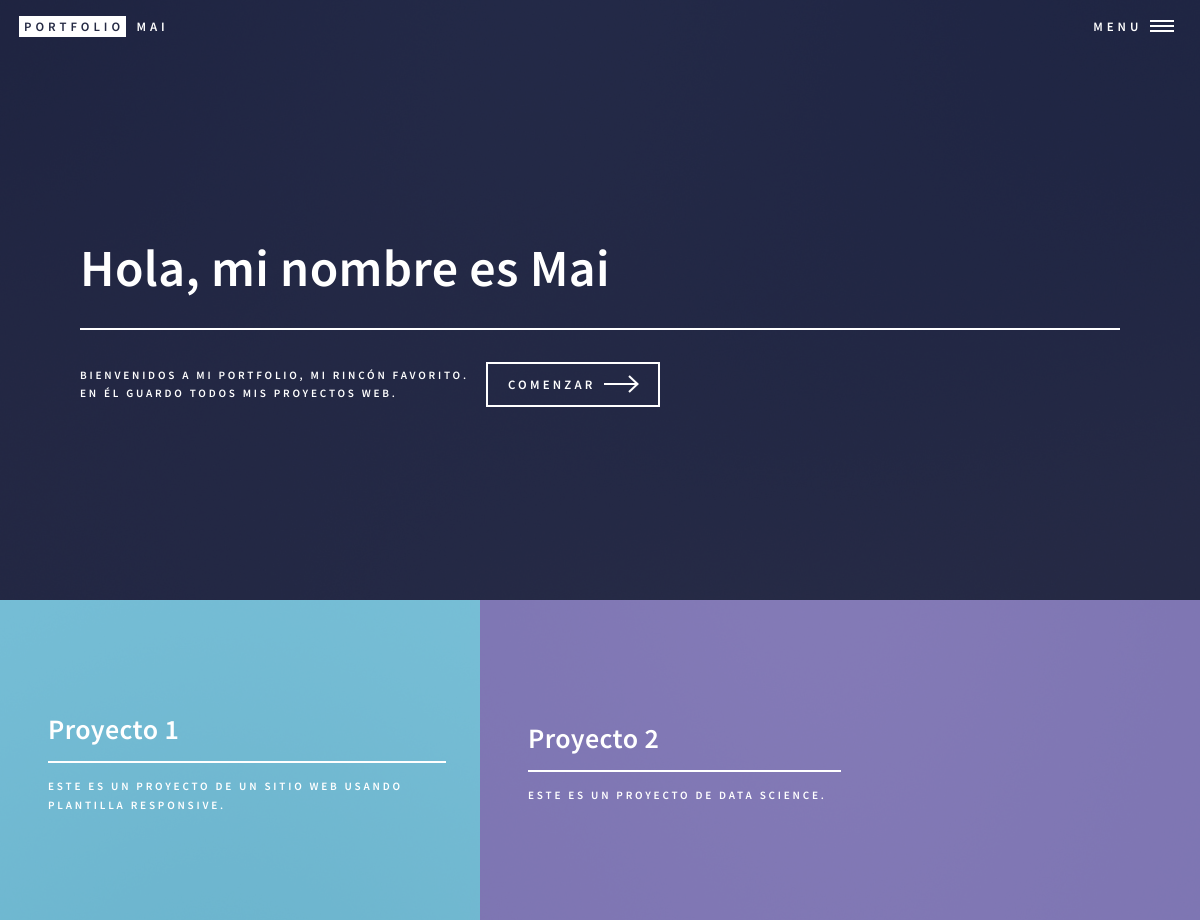
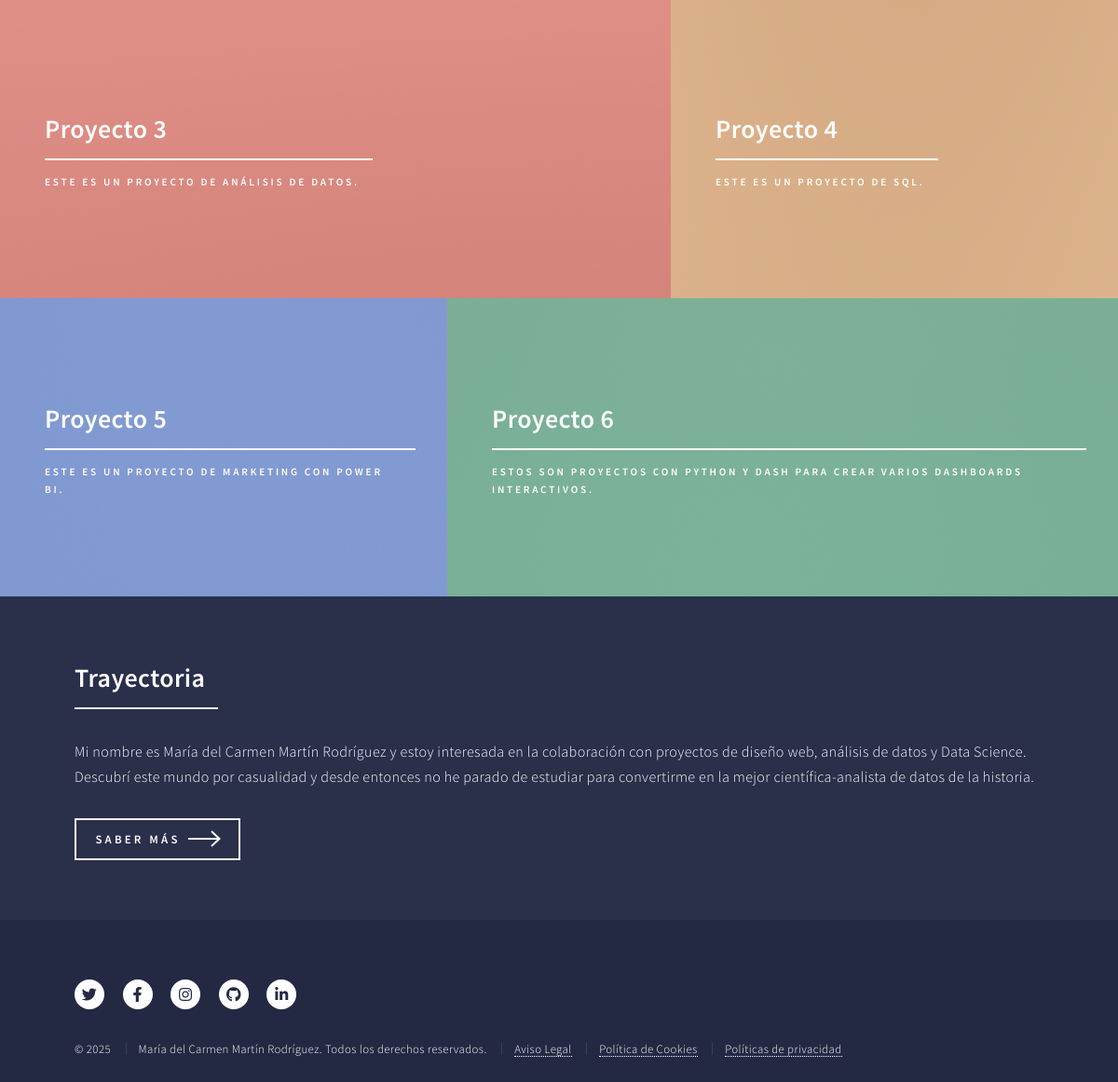
The page / on the database its author committed (2 pictures, top to bottom).
### proyectos/models.py (models this page shows, shortened)
class Proyecto(models.Model):
    title = models.CharField(max_length=200, verbose_name="Título")
    description = models.TextField(verbose_name="Descripción")
    image = models.ImageField(verbose_name="Imagen", upload_to="proyectos")
    link = models.URLField(verbose_name="Enlace", blank=True, null=True)
    created = models.DateTimeField(auto_now_add=True, verbose_name="Fecha de creación")
    updated = models.DateTimeField(auto_now=True, verbose_name="Fecha de actualización")
    class Meta:
        verbose_name = "Proyecto"
        verbose_name_plural = "Proyectos"
        ordering = ["created"]

### pages/models.py (models this page shows, shortened)
class Page(models.Model):
    title = models.CharField(verbose_name="Título", max_length=200)
    content = CKEditor5Field(verbose_name='Contenido', config_name='default')
    order = models.SmallIntegerField(verbose_name="Orden", default=0)
    created = models.DateTimeField(auto_now_add=True, verbose_name="Fecha de creación")
    updated = models.DateTimeField(auto_now=True, verbose_name="Fecha de actualización")
    class Meta:
        verbose_name = "página"
        verbose_name_plural = "páginas"
        ordering = ["order", "title"]

### proyectos/views.py (the view)
def index(request):
    proyectos = Proyecto.objects.all()
    return render(request, 'proyectos/index.html', {'proyectos': proyectos})

### pages/templatetags/pages_extras.py (called while the page is built)
@register.simple_tag
def get_page_list():
    pages = Page.objects.all()
    return pages

### social/processors.py (called while the page is built)
def ctx_dict(request):
    ctx = {}
    links = Link.objects.all()
    for link in links:
        ctx[link.key] = link.url
    return ctx

### proyectos/templates/proyectos/index.html (shortened to what this page needs)
{% extends 'core/base.html' %}
{% load static %}
{% block content %}
    <section id="banner" class="major">
        <div class="inner">
            <header class="major">
                <h1>Hola, mi nombre es Mai</h1>
            </header>
            <div class="content">
                <p>Bienvenidos a mi portfolio, mi rincón favorito.<br />
                En él guardo todos mis proyectos web.</p>
                <ul class="actions">
                    <li><a href="#one" class="button next scrolly">Comenzar</a></li>
                </ul>
            </div>
        </div>
    </section>
    <div id="main">
            <section id="one" class="tiles">
                {% for proyecto in proyectos %}
                    <article>
                        <header class="major">
                            <h3><a href="{{proyecto.link}}" class="link">{{proyecto.title}}</a></h3>
                            <p>{{proyecto.description}}</p>
                        </header>
                    </article>
                {% endfor %}
            </section>
            <section id="two">
                <div class="inner">
                    <header class="major">
                        <h2>Trayectoria</h2>
                    </header>
                    <p>Mi nombre es María del Carmen Martín Rodríguez y estoy interesada en la colaboración con proyectos de diseño web, análisis de datos y Data Science. Descubrí este mundo por casualidad y desde entonces no he parado de estudiar para convertirme en la mejor científica-analista de datos de la historia.</p>
                    <ul class="actions">
                        <li><a href="{% url 'landing' %}" class="button next">Saber más</a></li>
                    </ul>
                </div>
            </section>
    </div>
{% endblock %}

### core/templates/core/base.html (shortened to what this page needs)
<!DOCTYPE HTML>
<html lang="es">
	<head>
		{% load static %}
		<link rel="stylesheet" href="{% static 'core/assets/css/main.css' %}"/>
		<link rel="stylesheet" href="{% static 'core/assets/css/mai_estilos.css' %}">
	</head>
	<body class="is-preload">
			<div id="wrapper">
					<header id="header" class="alt">
						<a href="{% url 'index' %}" class="logo"><strong>Portfolio</strong> <span>Mai</span></a>
						<nav>
							<a href="#menu">Menu</a>
						</nav>
					</header>
            	{% block content %}{% endblock %}
					<footer id="footer">
						<div class="inner">
							<ul class="icons">
								<li>{% if LINK_TWITTER %}<a href="{{LINK_TWITTER}}" class="icon brands alt fa-twitter"><span class="label">Twitter</span></a>{% endif %}</li>
								<li>{% if LINK_FACEBOOK %}<a href="{{LINK_FACEBOOK}}" class="icon brands alt fa-facebook-f"><span class="label">Facebook</span></a>{% endif %}</li>
								<li>{% if LINK_INSTAGRAM %}<a href="{{LINK_INSTAGRAM}}" class="icon brands alt fa-instagram"><span class="label">Instagram</span></a>{% endif %}</li>
								<li>{% if LINK_GITHUB %}<a href="{{LINK_GITHUB}}" class="icon brands alt fa-github"><span class="label">GitHub</span></a>{% endif %}</li>
								<li>{% if LINK_LINKEDIN %}<a href="{{LINK_LINKEDIN}}" class="icon brands alt fa-linkedin-in"><span class="label">LinkedIn</span></a>{% endif %}</li>
							</ul>
							<ul class="copyright">
								<li>&copy; 2025</li>
								<li>María del Carmen Martín Rodríguez. Todos los derechos reservados.</li>
								{% load pages_extras %}
								{% get_page_list as page_list %}
								{% for page in page_list %}
									<li><a href="{% url 'page' page.id %}">{{page.title}}</a></li>
								{% endfor %}
							</ul>
						</div>
					</footer>
			</div>
	</body>
</html>

### rows shown on the page
Proyecto: title "Proyecto 1", description "ESTE ES UN PROYECTO DE UN SITIO WEB USANDO PLANTILLA RESPONSIVE."
Proyecto: title "Proyecto 2", description "ESTE ES UN PROYECTO DE DATA SCIENCE."
Proyecto: title "Proyecto 3", description "ESTE ES UN PROYECTO DE ANÁLISIS DE DATOS."
Proyecto: title "Proyecto 4", description "ESTE ES UN PROYECTO DE SQL."
Proyecto: title "Proyecto 5", description "ESTE ES UN PROYECTO DE MARKETING CON POWER BI."
Proyecto: title "Proyecto 6", description "ESTOS SON PROYECTOS CON PYTHON Y DASH PARA CREAR VARIOS DASHBOARDS INTERACTIVOS."
Page: title "Aviso Legal"
Page: title "Política de Cookies"
Page: title "Políticas de privacidad"
